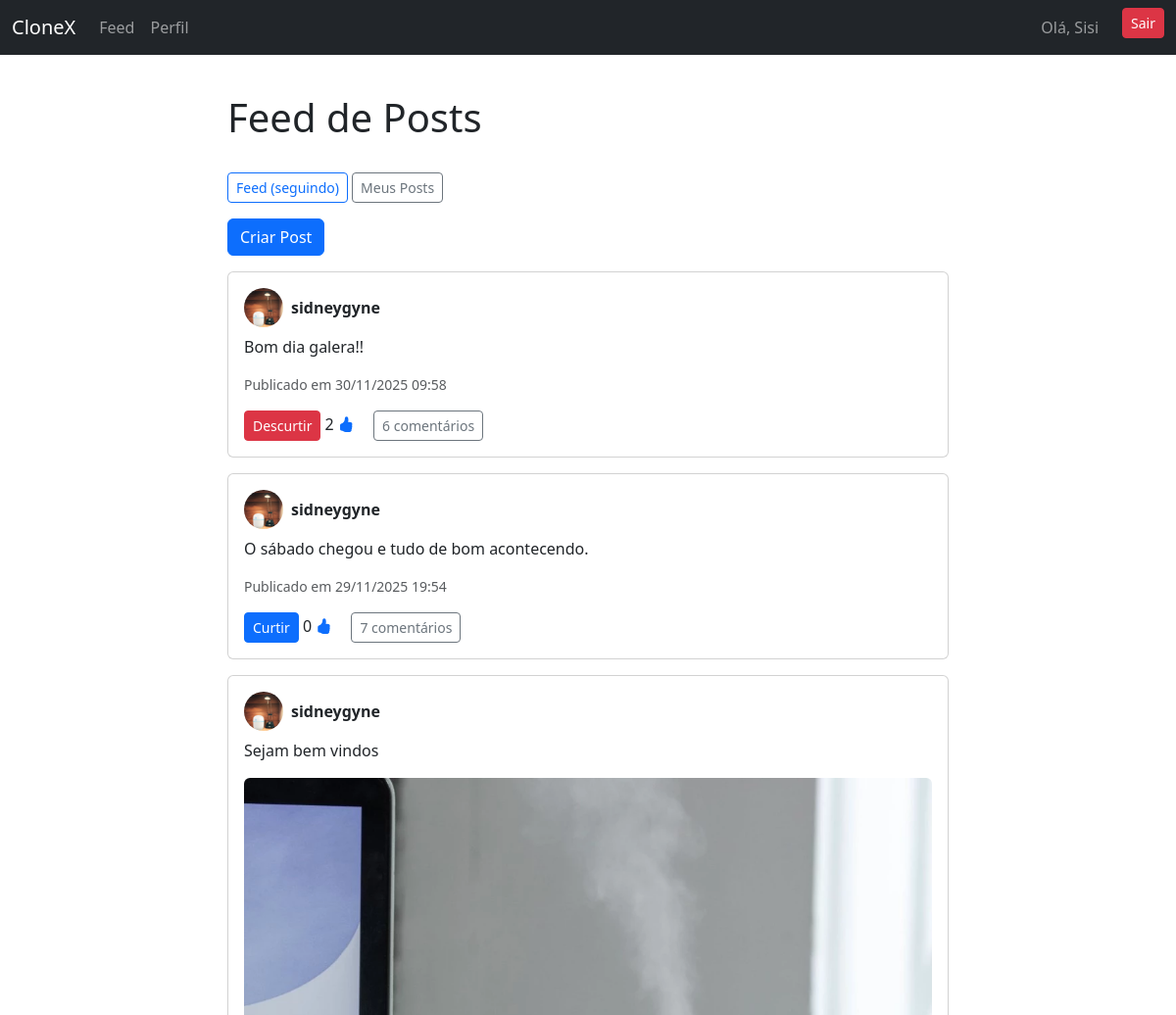
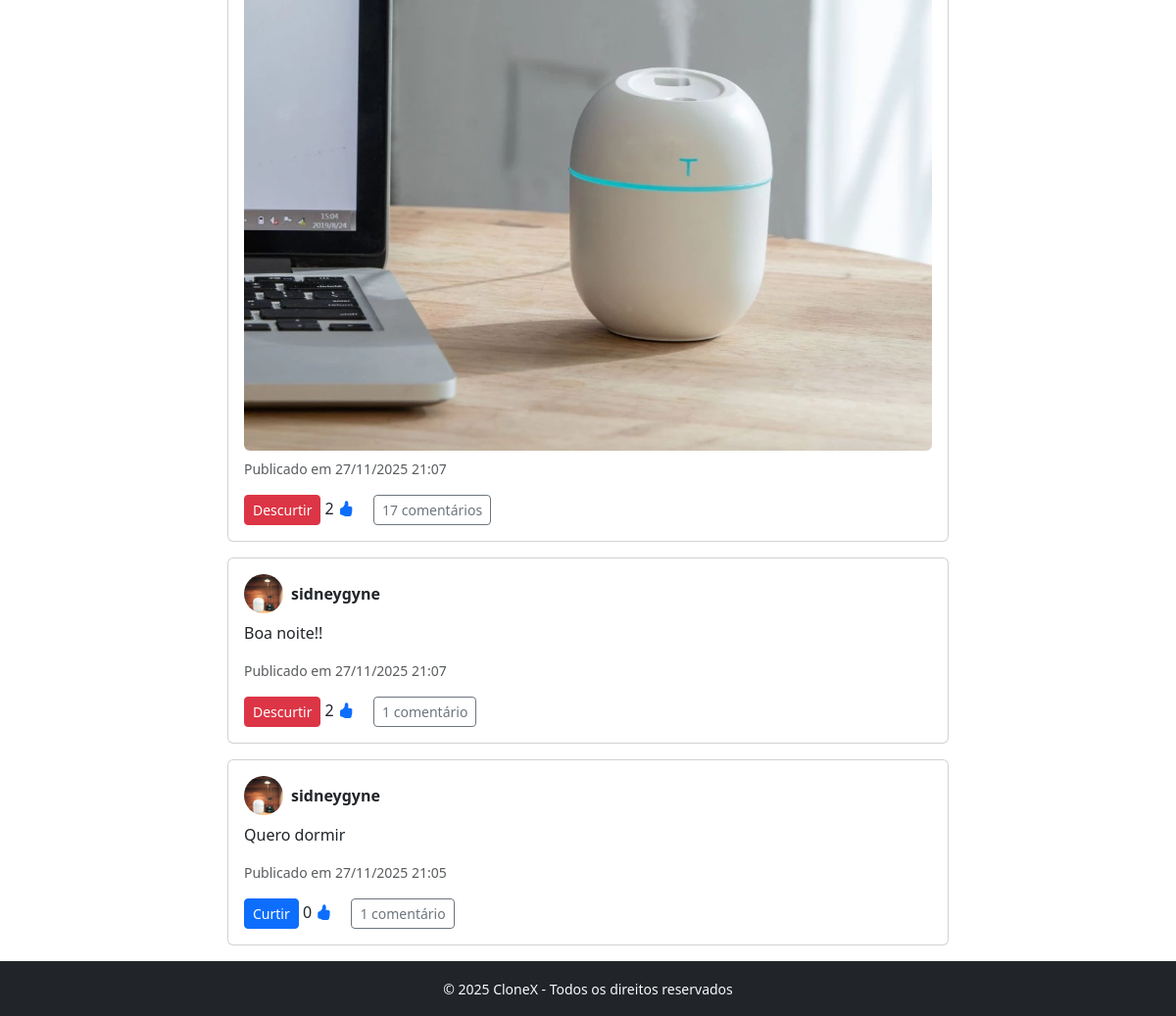
Screenshot of /my-posts/ (signed in) with the database file from the repository (2 pictures, top to bottom).
### accounts/models.py (models this page shows, shortened)
class Profile(models.Model):
    user = models.OneToOneField(User, on_delete=models.CASCADE, related_name="profile")
    display_name = models.CharField(max_length=100, blank=True)
    avatar = models.ImageField(upload_to="avatars/", blank=True, null=True)
    bio = models.CharField(max_length=160, blank=True)
    created_at = models.DateTimeField(auto_now_add=True)

### social/models.py (models this page shows)
class Post(models.Model):
    author = models.ForeignKey(User, on_delete=models.CASCADE, related_name="posts")
    content = models.CharField(max_length=280)
    image = models.ImageField(upload_to="posts/", blank=True, null=True)
    created_at = models.DateTimeField(auto_now_add=True)

### social/views.py (the view)
# urls.py: path("my-posts/", my_posts_view, name="my-posts"),
@login_required
def my_posts_view(request):
    if request.method == "POST":
        form = PostForm(request.POST, request.FILES)
        if form.is_valid():
            post = form.save(commit=False)
            post.author = request.user
            post.save()
            return redirect("my-posts")
    else:
        form = PostForm()
    posts = Post.objects.filter(author=request.user).order_by("-created_at")
    liked_posts = Like.objects.filter(user=request.user).values_list("post_id", flat=True)
    return render(request, "feed.html", {
        "posts": posts,
        "form": form,
        "liked_posts": liked_posts,
    })

### templates/feed.html (shortened to what this page needs)
{% extends "base.html" %} {% load static %} {% block content %}
<h1 class="pb-4 pt-3">Feed de Posts</h1>
<div class="mb-3">
  <a href="{% url 'feed' %}" class="btn btn-outline-primary btn-sm"
    >Feed (seguindo)</a
  >
  <a href="{% url 'my-posts' %}" class="btn btn-outline-secondary btn-sm"
    >Meus Posts</a
  >
</div>
<button
  class="btn btn-primary mb-3"
  data-bs-toggle="modal"
  data-bs-target="#novoPostModal"
>
  Criar Post
</button>
{% for post in posts %}
<div class="card mb-3">
  <div class="card-body">
    <div class="d-flex align-items-center mb-2">
      {% if post.author.profile.avatar %}
      <img
        src="{{ post.author.profile.avatar.url }}"
        width="40"
        height="40"
        class="rounded-circle me-2"
      />
      {% endif %}
      <strong>{{ post.author.username }}</strong>
    </div>
    <p>{{ post.content }}</p>
    {% if post.image %}
    <img src="{{ post.image.url }}" class="img-fluid rounded mb-2" />
    {% endif %}
    <p class="text-muted small">
      Publicado em {{ post.created_at|date:"d/m/Y H:i" }}
    </p>
    <form
      method="post"
      action="{% url 'toggle-like' post.id %}"
      class="like-form d-inline"
      data-post-id="{{ post.id }}"
    >
      {% csrf_token %} {% if post.id in liked_posts %}
      <button type="submit" class="btn btn-sm btn-danger">Descurtir</button>
      {% else %}
      <button type="submit" class="btn btn-sm btn-primary">Curtir</button>
      {% endif %}
    </form>
    <span id="likes-count-{{ post.id }}">
      <span class="like-number">{{ post.likes.count }}</span>
      <i class="bi bi-hand-thumbs-up-fill text-primary"></i>
    </span>
    <a
      href="{% url 'comments' post.id %}"
      class="btn btn-sm btn-outline-secondary ms-3"
    >
      {% if post.comments.count == 0 %}
  Nenhum comentário
{% else %}
  {{ post.comments.count }} comentário{{ post.comments.count|pluralize:"s" }}
{% endif %}
    </a>
  </div>
</div>
{% empty %}
<p>Nenhum post encontrado.</p>
{% endfor %} {% endblock %}

### templates/base.html (shortened to what this page needs)
{% load static %}
<!DOCTYPE html>
<html lang="pt-br">
<head>
  <link rel="stylesheet" href="{% static 'css/style.css' %}">
  <link rel="stylesheet" href="https://cdn.jsdelivr.net/npm/bootstrap@5.3.2/dist/css/bootstrap.min.css">
  <link rel="stylesheet" href="https://cdn.jsdelivr.net/npm/bootstrap-icons@1.11.1/font/bootstrap-icons.css">
</head>
{% load static %}
<body>
  <nav class="navbar navbar-expand-lg navbar-dark bg-dark">
    <div class="container-fluid">
      <a class="navbar-brand" href="/">CloneX</a>
      <div class="collapse navbar-collapse" id="navbarNav">
        <ul class="navbar-nav me-auto">
          <li class="nav-item"><a class="nav-link" href="/feed/">Feed</a></li>
          {% if user.is_authenticated %}
  <li class="nav-item">
    <a class="nav-link" href="{% url 'profile' user.username %}">Perfil</a>
  </li>
{% else %}
  <li class="nav-item">
    <a class="nav-link" href="{% url 'login' %}">Perfil</a>
  </li>
{% endif %}
        </ul>
        <ul class="navbar-nav">
          {% if user.is_authenticated %}
            <li class="nav-item pe-3"><span class="nav-link">Olá, {{ user.profile.display_name }}</span></li>
            <li class="nav-item p">
              <form method="post" action="{% url 'logout' %}">
                <button class="btn btn-danger btn-sm" type="submit">Sair</button>
              </form>
            </li>
          {% else %}
            <li class="nav-item"><a class="nav-link" href="{% url 'login' %}">Entrar</a></li>
            <li class="nav-item"><a class="nav-link" href="{% url 'register' %}">Registrar</a></li>
          {% endif %}
        </ul>
      </div>
    </div>
  </nav>
  <main class="container mt-4">
    <div class="row justify-content-center">
      <div class="col-md-8">
        {% block content %}{% endblock %}
      </div>
    </div>
  </main>
  <footer>
    <small>&copy; 2025 CloneX - Todos os direitos reservados</small>
  </footer>
</body>
</html>

### templates/base.html (style rules this page uses)
html, body { height: 100%; margin: 0; }
body { display: flex; flex-direction: column; min-height: 100vh; }
main { flex: 1; }
footer { background: #212529; color: #f8f9fa; text-align: center; padding: 1rem; }

### rows the page displays
Post: author.profile.avatar (picture), author.username "sidneygyne", content "Bom dia galera!!", created_at "30/11/2025 09:58", shows "Descurtir", likes.count "2", comments.count "6"
Post: author.profile.avatar (picture), author.username "sidneygyne", content "O sábado chegou e tudo de bom acontecendo.", created_at "29/11/2025 19:54", shows "Curtir", likes.count "0", comments.count "7"
Post: author.profile.avatar (picture), author.username "sidneygyne", content "Sejam bem vindos", image (picture), created_at "27/11/2025 21:07", shows "Descurtir", likes.count "2", comments.count "17"
Post: author.profile.avatar (picture), author.username "sidneygyne", content "Boa noite!!", created_at "27/11/2025 21:07", shows "Descurtir", likes.count "2", comments.count "1"
Post: author.profile.avatar (picture), author.username "sidneygyne", content "Quero dormir", created_at "27/11/2025 21:05", shows "Curtir", likes.count "0", comments.count "1"

### other values shown
{{ user.profile.display_name }} "Sisi"
